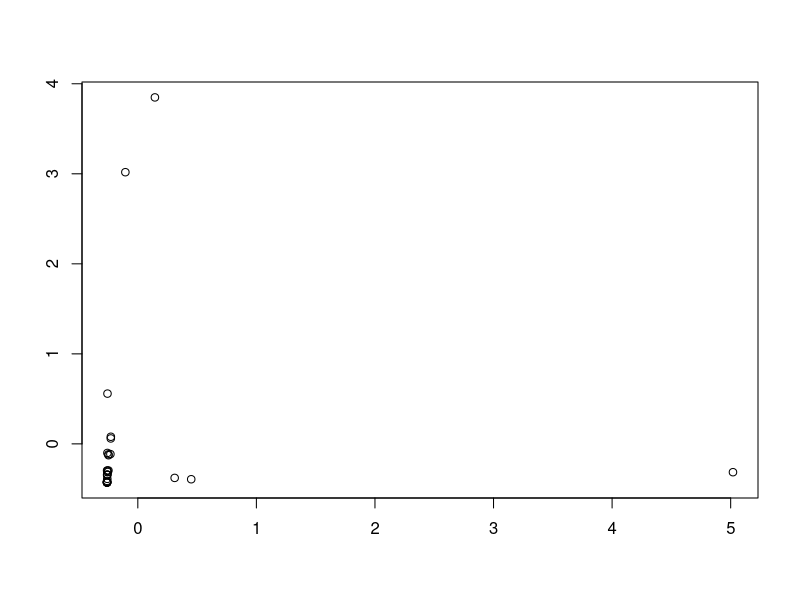

Reproduce this figure in R. (Note: this script raises an error after producing the figure.)
setwd("D:/RW/stan/rats/")

library(MASS, quietly=TRUE)

# MM inference
brain_standerd <- (Animals$brain - mean(Animals$brain))/sd(Animals$brain)
body_standerd <- (Animals$body- mean(Animals$body))/sd(Animals$body)

model_mm <- rlm(brain_standerd ~ body_standerd, Animals, method="MM")
summary(model_mm)

# plot
#with(Animals, plot(body, brain, main=name))
plot(body_standerd, brain_standerd, main=name)
abline(model_mm)